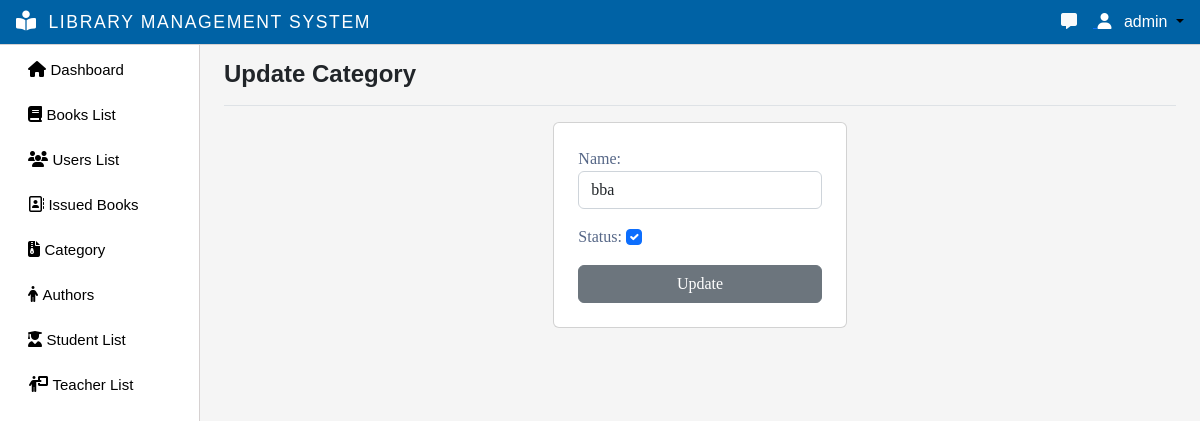
Screenshot of /update-category/1/ (signed in) with the database file from the repository.
### myapp/models.py (models this page shows, shortened)
class CustomUser(AbstractUser):
    email = models.EmailField(max_length=255, unique=True)
    username = models.CharField(max_length=50, unique=True)
    first_name = models.CharField(null=True, blank=True, max_length=100)
    father_name= models.CharField(null=True, blank=True, max_length=100)
    last_name = models.CharField(null=True, blank=True, max_length=100)
    phone_number = models.CharField(max_length=16)
    user_id = models.CharField(max_length=50,null=True,blank=True)
    group = models.ForeignKey(Group, on_delete=models.CASCADE, default=2)
    gender = models.CharField(max_length=1,null=True,blank=True)
    USERNAME_FIELD = 'email'
    EMAIL_FIELD = 'email'
    REQUIRED_FIELDS = []
    objects = CutomUserManager()

class Category(models.Model):
    name = models.CharField(max_length=200)
    status = models.BooleanField(default=True)

### myapp/decorators.py (the view)
        def wrapper_func(request, *args, **kwargs):
            group = None
            if request.user.group:
                group = request.user.group.name
            if group in allowed_roles:
                return view_func(request, *args, **kwargs)
            else:
                return HttpResponse('Your are not authorized to view this page!')

### myapp/forms.py
class CategoryForm(forms.ModelForm):
    class Meta:
        model = Category
        fields =  ['name','status']
        widgets = {
            'name': forms.TextInput(attrs={'class': 'form-control'}),
            'status': forms.CheckboxInput(attrs={'class': 'form-check-input'}),
        }

### myapp/views.py (called while the page is built)
@allowed_users(allowed_roles=['admin'])
@login_required(login_url='login-page')
def update_category(request, id):
    category = Category.objects.get(pk=id)
    if request.method == 'POST':
        form = CategoryForm(request.POST, instance=category)
        if form.is_valid():
            form.save()
            return redirect('category-list')
    else:
        form = CategoryForm(instance=category)
    return render(request,'update_category.html',{'form':form})

### myapp/templates/update_category.html (shortened to what this page needs)
{% extends 'main.html' %}
{% block title %}Update Category{% endblock title %}
{% block content %}
<div class="container w-50">
    <div class="row">
        <div class="col col-8 offset-2">
            <div class="card">
                    <div class="card-body p-4">
                        <form action="" method="POST" enctype="multipart/form-data">
                        {{form.as_p}}
                        <input type="submit" value="Update" class="btn btn-secondary w-100 border-none">
                        </form>
                    </div>
            </div>
        </div>
    </div>
</div>
<br>
{% endblock content %}

### templates/navbar.html (shortened to what this page needs)
{% load static %}
{% load custom_tags %}
<nav class="navbar navbar-expand-lg backgroundcolor fixed-top px-3 py-1 justify-content-between">
  {% if request.user.username %}
  <a class="navbar-brand" href="{% url 'admin-page' %}">
    <i class="fa-solid fa-book-open-reader navbar-icon "></i>
    <span class="ms-2 text-white">LIBRARY MANAGEMENT SYSTEM</span>
  </a>
  {% endif %}
  <div class="dropdown">
    {% if request.user.username %}
      {% if request.user.is_staff %}
        <a href="{% url 'message' %}">
          <i class="fa-solid fa-message me-3 text-light"></i>
        </a>
      {% endif %}
    <a class="dropdown-toggle user-menu-item" data-bs-toggle="dropdown" aria-expanded="false">
      <i class="fa-solid fa-user me-2 text-white"></i>
      <span class="text-white">{{request.user.username}}</span>
    </a>
    {% endif %}
  </div>
</nav>

### static/css/main.css (style rules this page uses)
body { color: #566787; background: #f5f5f5; font-family: 'Varela Round', sans-serif; }
.text-white { color:#fff !important; }
body { overflow-y:scroll; }
.navbar-icon { margin-top: -9px !important; font-size: 20px !important; }

### static/css/style.css (style rules this page uses)
:root { --offconvas-width: 270px; --topNavbarHeight: 56px; }
.navbar-icon { color: white; }
.backgroundcolor { background-color: rgba(0,98, 165, 1); border-bottom:1px solid #d6d1d1; }
@media screen and (min-width: 1200px) { .ms-2 { font-size: 1.1rem !important; letter-spacing: 0.1rem; } }
@media (min-width : 920px) { .navbar-brand { font-size: 0.9rem !important; } }
@media (min-width : 390px) { .navbar-brand { font-size: 1rem !important ; } }
.user-menu-item { color:#000000; text-decoration:none; cursor: pointer; }
.card { font-family:auto; }

### rows the page displays
CustomUser: user.username "admin"
Category: name "bba", status "☑"
